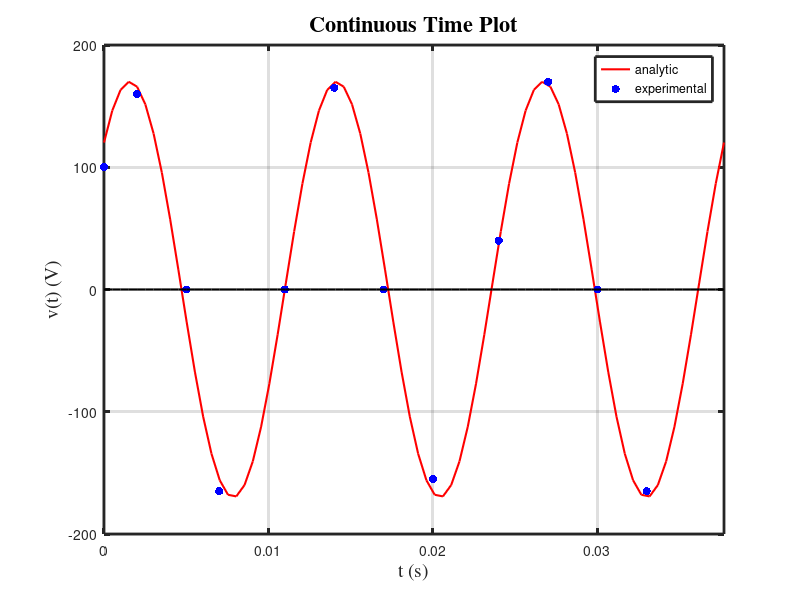

Write the MATLAB code that produced this figure.
% CT_plot_example.m
% EE 220/220L Circuits I
% Dr. Thomas P. Montoya
% 1-17-2019
%
clear;clc;close all; % Clear/close variables, command window, & figures
w = 500;    % Natural Frequency of sinusoid (rad/s)
T = 2*pi/w; % Period of sinusoid (s)
% Define an analytic sinusoidal voltage
t = 0:T/25:3*T; % Define vector of time points over range 0<t<3T
v = 170*sin(w*t+pi/4); % Calculate a sinusoidal voltage (V)
% Define some vectors containing experimental data
texp = [0,0.002,0.005,0.007,0.011,0.014,0.017,0.02,0.024,0.027,0.03,0.033];
vexp = [100,160,0,-165,0,165,0,-155,40,170,0,-165];
z = 0*t;    % create a zero axis
% Now, plot the data- analytic function as red line 'r-', 
% exp. data as blue dots 'b.', and zero axis as a black line 'k-'
plot(t,v,'r-',texp,vexp,'b.',t,z,'k-','linewidth',2)
axis([0 3*T -200 200]), % define ranges for horizontal & vertical axes 
xlabel('t (s)','fontsize',14,'fontname','times'), % horiz. axis label
ylabel('v(t) (V)','fontsize',14,'fontname','times'), % vert. axis label
title('Continuous Time Plot','fontsize',16,'fontname','times'), %plot title
legend('analytic','experimental'); %Create legend for first two sets of data
grid; %put gridlines on plot 
set(findobj('type','line'),'linewidth',1.5) % find all lines & set width
set(findobj('type','line'),'markersize',18) % find all marker & set size
set(findobj('type','axes'),'linewidth',2)% find all axes & set width